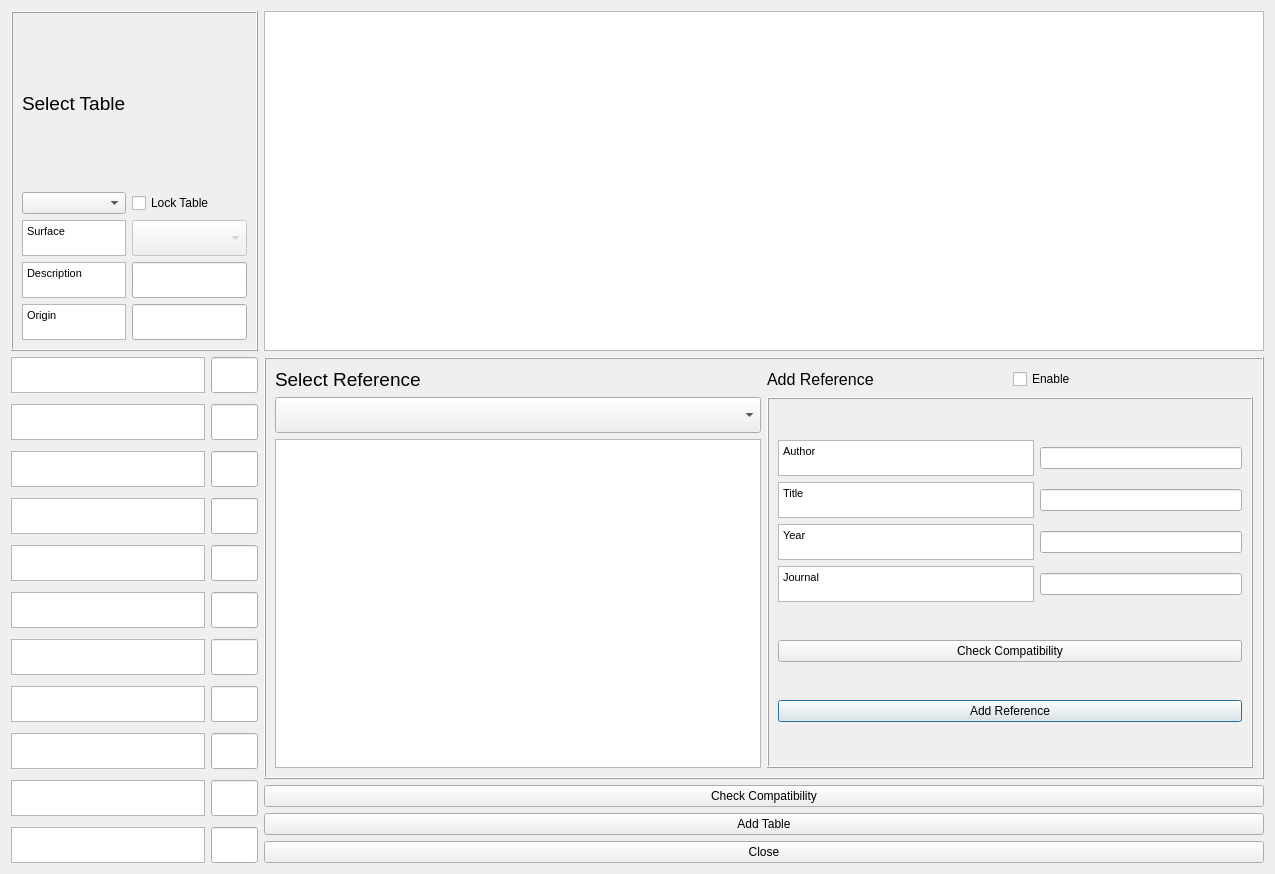
<?xml version="1.0" encoding="UTF-8"?>
<ui version="4.0">
 <class>urban_type_db_editorDialogBase</class>
 <widget class="QDialog" name="urban_type_db_editorDialogBase">
  <property name="geometry">
   <rect>
    <x>0</x>
    <y>0</y>
    <width>1253</width>
    <height>874</height>
   </rect>
  </property>
  <property name="windowTitle">
   <string>Urban Type Database editor</string>
  </property>
  <layout class="QGridLayout" name="gridLayout_5">
   <item row="0" column="0">
    <widget class="QFrame" name="frame1">
     <property name="frameShape">
      <enum>QFrame::Box</enum>
     </property>
     <property name="frameShadow">
      <enum>QFrame::Raised</enum>
     </property>
     <layout class="QGridLayout" name="gridLayout_2">
      <item row="3" column="1">
       <widget class="QComboBox" name="comboBoxSurface">
        <property name="enabled">
         <bool>false</bool>
        </property>
        <property name="sizePolicy">
         <sizepolicy hsizetype="Expanding" vsizetype="Fixed">
          <horstretch>0</horstretch>
          <verstretch>0</verstretch>
         </sizepolicy>
        </property>
        <property name="maximumSize">
         <size>
          <width>16777215</width>
          <height>36</height>
         </size>
        </property>
        <property name="currentIndex">
         <number>0</number>
        </property>
        <item>
         <property name="text">
          <string/>
         </property>
        </item>
        <item>
         <property name="text">
          <string>Paved</string>
         </property>
        </item>
        <item>
         <property name="text">
          <string>Building</string>
         </property>
        </item>
        <item>
         <property name="text">
          <string>Evergreen Tree</string>
         </property>
        </item>
        <item>
         <property name="text">
          <string>Decidous Tree</string>
         </property>
        </item>
        <item>
         <property name="text">
          <string>Grass</string>
         </property>
        </item>
        <item>
         <property name="text">
          <string>Bare Soil</string>
         </property>
        </item>
        <item>
         <property name="text">
          <string>Grass</string>
         </property>
        </item>
        <item>
         <property name="text">
          <string>Water</string>
         </property>
        </item>
       </widget>
      </item>
      <item row="3" column="0">
       <widget class="QTextBrowser" name="textBrowser_Surface">
        <property name="sizePolicy">
         <sizepolicy hsizetype="Expanding" vsizetype="Fixed">
          <horstretch>0</horstretch>
          <verstretch>0</verstretch>
         </sizepolicy>
        </property>
        <property name="maximumSize">
         <size>
          <width>16777215</width>
          <height>36</height>
         </size>
        </property>
        <property name="html">
         <string>&lt;!DOCTYPE HTML PUBLIC &quot;-//W3C//DTD HTML 4.0//EN&quot; &quot;http://www.w3.org/TR/REC-html40/strict.dtd&quot;&gt;
&lt;html&gt;&lt;head&gt;&lt;meta name=&quot;qrichtext&quot; content=&quot;1&quot; /&gt;&lt;style type=&quot;text/css&quot;&gt;
p, li { white-space: pre-wrap; }
&lt;/style&gt;&lt;/head&gt;&lt;body style=&quot; font-family:'MS Shell Dlg 2'; font-size:8pt; font-weight:400; font-style:normal;&quot;&gt;
&lt;p style=&quot; margin-top:0px; margin-bottom:0px; margin-left:0px; margin-right:0px; -qt-block-indent:0; text-indent:0px;&quot;&gt;Surface&lt;/p&gt;&lt;/body&gt;&lt;/html&gt;</string>
        </property>
       </widget>
      </item>
      <item row="0" column="0">
       <widget class="QLabel" name="label_42">
        <property name="text">
         <string>&lt;!DOCTYPE HTML PUBLIC &quot;-//W3C//DTD HTML 4.0//EN&quot; &quot;http://www.w3.org/TR/REC-html40/strict.dtd&quot;&gt;
&lt;html&gt;&lt;head&gt;&lt;meta name=&quot;qrichtext&quot; content=&quot;1&quot; /&gt;&lt;style type=&quot;text/css&quot;&gt;
p, li { white-space: pre-wrap; }
&lt;/style&gt;&lt;/head&gt;&lt;body style=&quot; font-family:'MS Shell Dlg 2'; font-size:12pt; font-weight:400; font-style:normal;&quot;&gt;
&lt;p style=&quot; margin-top:0px; margin-bottom:0px; margin-left:0px; margin-right:0px; -qt-block-indent:0; text-indent:0px;&quot;&gt;&lt;span style=&quot; font-size:14pt;&quot;&gt;Select Table&lt;/span&gt;&lt;/p&gt;&lt;/body&gt;&lt;/html&gt;</string>
        </property>
       </widget>
      </item>
      <item row="4" column="0">
       <widget class="QTextBrowser" name="textBrowserDesc">
        <property name="sizePolicy">
         <sizepolicy hsizetype="Expanding" vsizetype="Fixed">
          <horstretch>0</horstretch>
          <verstretch>0</verstretch>
         </sizepolicy>
        </property>
        <property name="maximumSize">
         <size>
          <width>16777215</width>
          <height>36</height>
         </size>
        </property>
        <property name="html">
         <string>&lt;!DOCTYPE HTML PUBLIC &quot;-//W3C//DTD HTML 4.0//EN&quot; &quot;http://www.w3.org/TR/REC-html40/strict.dtd&quot;&gt;
&lt;html&gt;&lt;head&gt;&lt;meta name=&quot;qrichtext&quot; content=&quot;1&quot; /&gt;&lt;style type=&quot;text/css&quot;&gt;
p, li { white-space: pre-wrap; }
&lt;/style&gt;&lt;/head&gt;&lt;body style=&quot; font-family:'MS Shell Dlg 2'; font-size:8pt; font-weight:400; font-style:normal;&quot;&gt;
&lt;p style=&quot; margin-top:0px; margin-bottom:0px; margin-left:0px; margin-right:0px; -qt-block-indent:0; text-indent:0px;&quot;&gt;Description&lt;/p&gt;&lt;/body&gt;&lt;/html&gt;</string>
        </property>
       </widget>
      </item>
      <item row="4" column="1">
       <widget class="QgsFilterLineEdit" name="textEditDesc">
        <property name="maximumSize">
         <size>
          <width>16777215</width>
          <height>36</height>
         </size>
        </property>
        <property name="inputMethodHints">
         <set>Qt::ImhNone</set>
        </property>
        <property name="qgisRelation" stdset="0">
         <string notr="true"/>
        </property>
       </widget>
      </item>
      <item row="1" column="1">
       <widget class="QCheckBox" name="checkBoxA">
        <property name="text">
         <string>Lock Table</string>
        </property>
       </widget>
      </item>
      <item row="5" column="0">
       <widget class="QTextBrowser" name="textBrowserOrig">
        <property name="sizePolicy">
         <sizepolicy hsizetype="Expanding" vsizetype="Fixed">
          <horstretch>0</horstretch>
          <verstretch>0</verstretch>
         </sizepolicy>
        </property>
        <property name="maximumSize">
         <size>
          <width>16777215</width>
          <height>36</height>
         </size>
        </property>
        <property name="html">
         <string>&lt;!DOCTYPE HTML PUBLIC &quot;-//W3C//DTD HTML 4.0//EN&quot; &quot;http://www.w3.org/TR/REC-html40/strict.dtd&quot;&gt;
&lt;html&gt;&lt;head&gt;&lt;meta name=&quot;qrichtext&quot; content=&quot;1&quot; /&gt;&lt;style type=&quot;text/css&quot;&gt;
p, li { white-space: pre-wrap; }
&lt;/style&gt;&lt;/head&gt;&lt;body style=&quot; font-family:'MS Shell Dlg 2'; font-size:8pt; font-weight:400; font-style:normal;&quot;&gt;
&lt;p style=&quot; margin-top:0px; margin-bottom:0px; margin-left:0px; margin-right:0px; -qt-block-indent:0; text-indent:0px;&quot;&gt;Origin&lt;/p&gt;&lt;/body&gt;&lt;/html&gt;</string>
        </property>
       </widget>
      </item>
      <item row="5" column="1">
       <widget class="QgsFilterLineEdit" name="textEditOrig">
        <property name="maximumSize">
         <size>
          <width>16777215</width>
          <height>36</height>
         </size>
        </property>
        <property name="qgisRelation" stdset="0">
         <string notr="true"/>
        </property>
       </widget>
      </item>
      <item row="1" column="0">
       <widget class="QComboBox" name="comboBoxTableSelect">
        <property name="toolTip">
         <string/>
        </property>
       </widget>
      </item>
     </layout>
    </widget>
   </item>
   <item row="0" column="1">
    <widget class="QTextBrowser" name="textBrowserDf">
     <property name="enabled">
      <bool>true</bool>
     </property>
     <property name="sizePolicy">
      <sizepolicy hsizetype="Preferred" vsizetype="Preferred">
       <horstretch>0</horstretch>
       <verstretch>0</verstretch>
      </sizepolicy>
     </property>
     <property name="minimumSize">
      <size>
       <width>1000</width>
       <height>0</height>
      </size>
     </property>
     <property name="maximumSize">
      <size>
       <width>16777215</width>
       <height>16777215</height>
      </size>
     </property>
    </widget>
   </item>
   <item row="1" column="1">
    <widget class="QFrame" name="frame1_2">
     <property name="frameShape">
      <enum>QFrame::Box</enum>
     </property>
     <property name="frameShadow">
      <enum>QFrame::Raised</enum>
     </property>
     <layout class="QGridLayout" name="gridLayout_6">
      <item row="1" column="0">
       <layout class="QGridLayout" name="gridLayout_4">
        <item row="1" column="0">
         <widget class="QComboBox" name="comboBoxRef">
          <property name="sizePolicy">
           <sizepolicy hsizetype="Expanding" vsizetype="Fixed">
            <horstretch>0</horstretch>
            <verstretch>0</verstretch>
           </sizepolicy>
          </property>
          <property name="minimumSize">
           <size>
            <width>0</width>
            <height>36</height>
           </size>
          </property>
          <property name="maximumSize">
           <size>
            <width>500</width>
            <height>36</height>
           </size>
          </property>
          <item>
           <property name="text">
            <string/>
           </property>
          </item>
         </widget>
        </item>
        <item row="2" column="0">
         <widget class="QTextBrowser" name="textBrowserRef">
          <property name="sizePolicy">
           <sizepolicy hsizetype="Expanding" vsizetype="Preferred">
            <horstretch>0</horstretch>
            <verstretch>0</verstretch>
           </sizepolicy>
          </property>
          <property name="maximumSize">
           <size>
            <width>500</width>
            <height>16777215</height>
           </size>
          </property>
         </widget>
        </item>
       </layout>
      </item>
      <item row="1" column="1">
       <widget class="QFrame" name="frame1_3">
        <property name="enabled">
         <bool>true</bool>
        </property>
        <property name="frameShape">
         <enum>QFrame::Box</enum>
        </property>
        <property name="frameShadow">
         <enum>QFrame::Raised</enum>
        </property>
        <layout class="QGridLayout" name="gridLayout_9">
         <item row="3" column="0">
          <layout class="QGridLayout" name="gridLayout_3">
           <item row="8" column="1">
            <widget class="QgsFilterLineEdit" name="textEditRefJournal">
             <property name="qgisRelation" stdset="0">
              <string notr="true"/>
             </property>
            </widget>
           </item>
           <item row="5" column="1">
            <widget class="QgsFilterLineEdit" name="textEditRefAuthor">
             <property name="qgisRelation" stdset="0">
              <string notr="true"/>
             </property>
            </widget>
           </item>
           <item row="7" column="1">
            <widget class="QgsFilterLineEdit" name="textEditRefYear">
             <property name="qgisRelation" stdset="0">
              <string notr="true"/>
             </property>
            </widget>
           </item>
           <item row="6" column="0">
            <widget class="QTextBrowser" name="textBrowserRef3">
             <property name="sizePolicy">
              <sizepolicy hsizetype="Expanding" vsizetype="Fixed">
               <horstretch>0</horstretch>
               <verstretch>0</verstretch>
              </sizepolicy>
             </property>
             <property name="maximumSize">
              <size>
               <width>16777215</width>
               <height>36</height>
              </size>
             </property>
             <property name="html">
              <string>&lt;!DOCTYPE HTML PUBLIC &quot;-//W3C//DTD HTML 4.0//EN&quot; &quot;http://www.w3.org/TR/REC-html40/strict.dtd&quot;&gt;
&lt;html&gt;&lt;head&gt;&lt;meta name=&quot;qrichtext&quot; content=&quot;1&quot; /&gt;&lt;style type=&quot;text/css&quot;&gt;
p, li { white-space: pre-wrap; }
&lt;/style&gt;&lt;/head&gt;&lt;body style=&quot; font-family:'MS Shell Dlg 2'; font-size:8pt; font-weight:400; font-style:normal;&quot;&gt;
&lt;p style=&quot; margin-top:0px; margin-bottom:0px; margin-left:0px; margin-right:0px; -qt-block-indent:0; text-indent:0px;&quot;&gt;Title&lt;/p&gt;&lt;/body&gt;&lt;/html&gt;</string>
             </property>
            </widget>
           </item>
           <item row="6" column="1">
            <widget class="QgsFilterLineEdit" name="textEditRefTitle">
             <property name="qgisRelation" stdset="0">
              <string notr="true"/>
             </property>
            </widget>
           </item>
           <item row="7" column="0">
            <widget class="QTextBrowser" name="textBrowserRef4">
             <property name="sizePolicy">
              <sizepolicy hsizetype="Expanding" vsizetype="Fixed">
               <horstretch>0</horstretch>
               <verstretch>0</verstretch>
              </sizepolicy>
             </property>
             <property name="maximumSize">
              <size>
               <width>16777215</width>
               <height>36</height>
              </size>
             </property>
             <property name="html">
              <string>&lt;!DOCTYPE HTML PUBLIC &quot;-//W3C//DTD HTML 4.0//EN&quot; &quot;http://www.w3.org/TR/REC-html40/strict.dtd&quot;&gt;
&lt;html&gt;&lt;head&gt;&lt;meta name=&quot;qrichtext&quot; content=&quot;1&quot; /&gt;&lt;style type=&quot;text/css&quot;&gt;
p, li { white-space: pre-wrap; }
&lt;/style&gt;&lt;/head&gt;&lt;body style=&quot; font-family:'MS Shell Dlg 2'; font-size:8pt; font-weight:400; font-style:normal;&quot;&gt;
&lt;p style=&quot; margin-top:0px; margin-bottom:0px; margin-left:0px; margin-right:0px; -qt-block-indent:0; text-indent:0px;&quot;&gt;Year&lt;/p&gt;&lt;/body&gt;&lt;/html&gt;</string>
             </property>
            </widget>
           </item>
           <item row="5" column="0">
            <widget class="QTextBrowser" name="textBrowserRef2">
             <property name="sizePolicy">
              <sizepolicy hsizetype="Expanding" vsizetype="Fixed">
               <horstretch>0</horstretch>
               <verstretch>0</verstretch>
              </sizepolicy>
             </property>
             <property name="maximumSize">
              <size>
               <width>16777215</width>
               <height>36</height>
              </size>
             </property>
             <property name="html">
              <string>&lt;!DOCTYPE HTML PUBLIC &quot;-//W3C//DTD HTML 4.0//EN&quot; &quot;http://www.w3.org/TR/REC-html40/strict.dtd&quot;&gt;
&lt;html&gt;&lt;head&gt;&lt;meta name=&quot;qrichtext&quot; content=&quot;1&quot; /&gt;&lt;style type=&quot;text/css&quot;&gt;
p, li { white-space: pre-wrap; }
&lt;/style&gt;&lt;/head&gt;&lt;body style=&quot; font-family:'MS Shell Dlg 2'; font-size:8pt; font-weight:400; font-style:normal;&quot;&gt;
&lt;p style=&quot; margin-top:0px; margin-bottom:0px; margin-left:0px; margin-right:0px; -qt-block-indent:0; text-indent:0px;&quot;&gt;Author&lt;/p&gt;&lt;/body&gt;&lt;/html&gt;</string>
             </property>
            </widget>
           </item>
           <item row="8" column="0">
            <widget class="QTextBrowser" name="textBrowserRef5">
             <property name="sizePolicy">
              <sizepolicy hsizetype="Expanding" vsizetype="Fixed">
               <horstretch>0</horstretch>
               <verstretch>0</verstretch>
              </sizepolicy>
             </property>
             <property name="maximumSize">
              <size>
               <width>16777215</width>
               <height>36</height>
              </size>
             </property>
             <property name="html">
              <string>&lt;!DOCTYPE HTML PUBLIC &quot;-//W3C//DTD HTML 4.0//EN&quot; &quot;http://www.w3.org/TR/REC-html40/strict.dtd&quot;&gt;
&lt;html&gt;&lt;head&gt;&lt;meta name=&quot;qrichtext&quot; content=&quot;1&quot; /&gt;&lt;style type=&quot;text/css&quot;&gt;
p, li { white-space: pre-wrap; }
&lt;/style&gt;&lt;/head&gt;&lt;body style=&quot; font-family:'MS Shell Dlg 2'; font-size:8pt; font-weight:400; font-style:normal;&quot;&gt;
&lt;p style=&quot; margin-top:0px; margin-bottom:0px; margin-left:0px; margin-right:0px; -qt-block-indent:0; text-indent:0px;&quot;&gt;Journal&lt;/p&gt;&lt;/body&gt;&lt;/html&gt;</string>
             </property>
            </widget>
           </item>
          </layout>
         </item>
         <item row="5" column="0">
          <widget class="QPushButton" name="pushButtonAddRef">
           <property name="enabled">
            <bool>true</bool>
           </property>
           <property name="text">
            <string>Add Reference</string>
           </property>
          </widget>
         </item>
         <item row="4" column="0">
          <widget class="QPushButton" name="pushButtonCheckRef">
           <property name="text">
            <string>Check Compatibility</string>
           </property>
          </widget>
         </item>
        </layout>
       </widget>
      </item>
      <item row="0" column="1">
       <layout class="QHBoxLayout" name="horizontalLayout">
        <item>
         <widget class="QLabel" name="label_45">
          <property name="text">
           <string>&lt;!DOCTYPE HTML PUBLIC &quot;-//W3C//DTD HTML 4.0//EN&quot; &quot;http://www.w3.org/TR/REC-html40/strict.dtd&quot;&gt;
&lt;html&gt;&lt;head&gt;&lt;meta name=&quot;qrichtext&quot; content=&quot;1&quot; /&gt;&lt;style type=&quot;text/css&quot;&gt;
p, li { white-space: pre-wrap; }
&lt;/style&gt;&lt;/head&gt;&lt;body style=&quot; font-family:'MS Shell Dlg 2'; font-size:8pt; font-weight:400; font-style:normal;&quot;&gt;
&lt;p style=&quot; margin-top:0px; margin-bottom:0px; margin-left:0px; margin-right:0px; -qt-block-indent:0; text-indent:0px;&quot;&gt;&lt;span style=&quot; font-size:12pt;&quot;&gt;Add Reference&lt;/span&gt;&lt;/p&gt;&lt;/body&gt;&lt;/html&gt;</string>
          </property>
         </widget>
        </item>
        <item>
         <widget class="QCheckBox" name="checkBoxRef">
          <property name="enabled">
           <bool>true</bool>
          </property>
          <property name="text">
           <string>Enable</string>
          </property>
         </widget>
        </item>
       </layout>
      </item>
      <item row="0" column="0">
       <widget class="QLabel" name="label_43">
        <property name="text">
         <string>&lt;!DOCTYPE HTML PUBLIC &quot;-//W3C//DTD HTML 4.0//EN&quot; &quot;http://www.w3.org/TR/REC-html40/strict.dtd&quot;&gt;
&lt;html&gt;&lt;head&gt;&lt;meta name=&quot;qrichtext&quot; content=&quot;1&quot; /&gt;&lt;style type=&quot;text/css&quot;&gt;
p, li { white-space: pre-wrap; }
&lt;/style&gt;&lt;/head&gt;&lt;body style=&quot; font-family:'MS Shell Dlg 2'; font-size:12pt; font-weight:400; font-style:normal;&quot;&gt;
&lt;p style=&quot; margin-top:0px; margin-bottom:0px; margin-left:0px; margin-right:0px; -qt-block-indent:0; text-indent:0px;&quot;&gt;&lt;span style=&quot; font-size:14pt;&quot;&gt;Select Reference&lt;/span&gt;&lt;/p&gt;&lt;/body&gt;&lt;/html&gt;</string>
        </property>
       </widget>
      </item>
     </layout>
    </widget>
   </item>
   <item row="2" column="1">
    <layout class="QGridLayout" name="gridLayout_8">
     <item row="0" column="0">
      <widget class="QPushButton" name="pushButtonCheck">
       <property name="text">
        <string>Check Compatibility</string>
       </property>
      </widget>
     </item>
     <item row="2" column="0">
      <widget class="QPushButton" name="pushButtonCancel">
       <property name="text">
        <string>Close</string>
       </property>
      </widget>
     </item>
     <item row="1" column="0">
      <widget class="QPushButton" name="pushButtonGen">
       <property name="enabled">
        <bool>true</bool>
       </property>
       <property name="text">
        <string>Add Table</string>
       </property>
      </widget>
     </item>
    </layout>
   </item>
   <item row="1" column="0" rowspan="2">
    <layout class="QGridLayout" name="gridLayout">
     <property name="verticalSpacing">
      <number>11</number>
     </property>
     <item row="11" column="1">
      <widget class="QgsFilterLineEdit" name="textEdit_Edit_5">
       <property name="maximumSize">
        <size>
         <width>16777215</width>
         <height>36</height>
        </size>
       </property>
       <property name="qgisRelation" stdset="0">
        <string notr="true"/>
       </property>
      </widget>
     </item>
     <item row="12" column="0">
      <widget class="QTextBrowser" name="textBrowser_6">
       <property name="sizePolicy">
        <sizepolicy hsizetype="Expanding" vsizetype="Fixed">
         <horstretch>0</horstretch>
         <verstretch>0</verstretch>
        </sizepolicy>
       </property>
       <property name="maximumSize">
        <size>
         <width>16777215</width>
         <height>36</height>
        </size>
       </property>
       <property name="html">
        <string>&lt;!DOCTYPE HTML PUBLIC &quot;-//W3C//DTD HTML 4.0//EN&quot; &quot;http://www.w3.org/TR/REC-html40/strict.dtd&quot;&gt;
&lt;html&gt;&lt;head&gt;&lt;meta name=&quot;qrichtext&quot; content=&quot;1&quot; /&gt;&lt;style type=&quot;text/css&quot;&gt;
p, li { white-space: pre-wrap; }
&lt;/style&gt;&lt;/head&gt;&lt;body style=&quot; font-family:'MS Shell Dlg 2'; font-size:8pt; font-weight:400; font-style:normal;&quot;&gt;
&lt;p style=&quot;-qt-paragraph-type:empty; margin-top:0px; margin-bottom:0px; margin-left:0px; margin-right:0px; -qt-block-indent:0; text-indent:0px; font-size:12pt;&quot;&gt;&lt;br /&gt;&lt;/p&gt;&lt;/body&gt;&lt;/html&gt;</string>
       </property>
      </widget>
     </item>
     <item row="10" column="1">
      <widget class="QgsFilterLineEdit" name="textEdit_Edit_4">
       <property name="maximumSize">
        <size>
         <width>16777215</width>
         <height>36</height>
        </size>
       </property>
       <property name="qgisRelation" stdset="0">
        <string notr="true"/>
       </property>
      </widget>
     </item>
     <item row="16" column="0">
      <widget class="QTextBrowser" name="textBrowser_10">
       <property name="sizePolicy">
        <sizepolicy hsizetype="Expanding" vsizetype="Fixed">
         <horstretch>0</horstretch>
         <verstretch>0</verstretch>
        </sizepolicy>
       </property>
       <property name="maximumSize">
        <size>
         <width>16777215</width>
         <height>36</height>
        </size>
       </property>
       <property name="html">
        <string>&lt;!DOCTYPE HTML PUBLIC &quot;-//W3C//DTD HTML 4.0//EN&quot; &quot;http://www.w3.org/TR/REC-html40/strict.dtd&quot;&gt;
&lt;html&gt;&lt;head&gt;&lt;meta name=&quot;qrichtext&quot; content=&quot;1&quot; /&gt;&lt;style type=&quot;text/css&quot;&gt;
p, li { white-space: pre-wrap; }
&lt;/style&gt;&lt;/head&gt;&lt;body style=&quot; font-family:'MS Shell Dlg 2'; font-size:8pt; font-weight:400; font-style:normal;&quot;&gt;
&lt;p style=&quot;-qt-paragraph-type:empty; margin-top:0px; margin-bottom:0px; margin-left:0px; margin-right:0px; -qt-block-indent:0; text-indent:0px; font-size:12pt;&quot;&gt;&lt;br /&gt;&lt;/p&gt;&lt;/body&gt;&lt;/html&gt;</string>
       </property>
      </widget>
     </item>
     <item row="6" column="1">
      <widget class="QgsFilterLineEdit" name="textEdit_Edit_0">
       <property name="maximumSize">
        <size>
         <width>16777215</width>
         <height>36</height>
        </size>
       </property>
       <property name="qgisRelation" stdset="0">
        <string notr="true"/>
       </property>
      </widget>
     </item>
     <item row="15" column="0">
      <widget class="QTextBrowser" name="textBrowser_9">
       <property name="sizePolicy">
        <sizepolicy hsizetype="Expanding" vsizetype="Fixed">
         <horstretch>0</horstretch>
         <verstretch>0</verstretch>
        </sizepolicy>
       </property>
       <property name="maximumSize">
        <size>
         <width>16777215</width>
         <height>36</height>
        </size>
       </property>
       <property name="html">
        <string>&lt;!DOCTYPE HTML PUBLIC &quot;-//W3C//DTD HTML 4.0//EN&quot; &quot;http://www.w3.org/TR/REC-html40/strict.dtd&quot;&gt;
&lt;html&gt;&lt;head&gt;&lt;meta name=&quot;qrichtext&quot; content=&quot;1&quot; /&gt;&lt;style type=&quot;text/css&quot;&gt;
p, li { white-space: pre-wrap; }
&lt;/style&gt;&lt;/head&gt;&lt;body style=&quot; font-family:'MS Shell Dlg 2'; font-size:8pt; font-weight:400; font-style:normal;&quot;&gt;
&lt;p style=&quot;-qt-paragraph-type:empty; margin-top:0px; margin-bottom:0px; margin-left:0px; margin-right:0px; -qt-block-indent:0; text-indent:0px; font-size:12pt;&quot;&gt;&lt;br /&gt;&lt;/p&gt;&lt;/body&gt;&lt;/html&gt;</string>
       </property>
      </widget>
     </item>
     <item row="14" column="0">
      <widget class="QTextBrowser" name="textBrowser_8">
       <property name="sizePolicy">
        <sizepolicy hsizetype="Expanding" vsizetype="Fixed">
         <horstretch>0</horstretch>
         <verstretch>0</verstretch>
        </sizepolicy>
       </property>
       <property name="maximumSize">
        <size>
         <width>16777215</width>
         <height>36</height>
        </size>
       </property>
       <property name="html">
        <string>&lt;!DOCTYPE HTML PUBLIC &quot;-//W3C//DTD HTML 4.0//EN&quot; &quot;http://www.w3.org/TR/REC-html40/strict.dtd&quot;&gt;
&lt;html&gt;&lt;head&gt;&lt;meta name=&quot;qrichtext&quot; content=&quot;1&quot; /&gt;&lt;style type=&quot;text/css&quot;&gt;
p, li { white-space: pre-wrap; }
&lt;/style&gt;&lt;/head&gt;&lt;body style=&quot; font-family:'MS Shell Dlg 2'; font-size:8pt; font-weight:400; font-style:normal;&quot;&gt;
&lt;p style=&quot;-qt-paragraph-type:empty; margin-top:0px; margin-bottom:0px; margin-left:0px; margin-right:0px; -qt-block-indent:0; text-indent:0px; font-size:12pt;&quot;&gt;&lt;br /&gt;&lt;/p&gt;&lt;/body&gt;&lt;/html&gt;</string>
       </property>
      </widget>
     </item>
     <item row="7" column="0">
      <widget class="QTextBrowser" name="textBrowser_1">
       <property name="sizePolicy">
        <sizepolicy hsizetype="Expanding" vsizetype="Fixed">
         <horstretch>0</horstretch>
         <verstretch>0</verstretch>
        </sizepolicy>
       </property>
       <property name="maximumSize">
        <size>
         <width>16777215</width>
         <height>36</height>
        </size>
       </property>
       <property name="html">
        <string>&lt;!DOCTYPE HTML PUBLIC &quot;-//W3C//DTD HTML 4.0//EN&quot; &quot;http://www.w3.org/TR/REC-html40/strict.dtd&quot;&gt;
&lt;html&gt;&lt;head&gt;&lt;meta name=&quot;qrichtext&quot; content=&quot;1&quot; /&gt;&lt;style type=&quot;text/css&quot;&gt;
p, li { white-space: pre-wrap; }
&lt;/style&gt;&lt;/head&gt;&lt;body style=&quot; font-family:'MS Shell Dlg 2'; font-size:8pt; font-weight:400; font-style:normal;&quot;&gt;
&lt;p style=&quot;-qt-paragraph-type:empty; margin-top:0px; margin-bottom:0px; margin-left:0px; margin-right:0px; -qt-block-indent:0; text-indent:0px; font-size:12pt;&quot;&gt;&lt;br /&gt;&lt;/p&gt;&lt;/body&gt;&lt;/html&gt;</string>
       </property>
      </widget>
     </item>
     <item row="7" column="1">
      <widget class="QgsFilterLineEdit" name="textEdit_Edit_1">
       <property name="maximumSize">
        <size>
         <width>16777215</width>
         <height>36</height>
        </size>
       </property>
       <property name="qgisRelation" stdset="0">
        <string notr="true"/>
       </property>
      </widget>
     </item>
     <item row="8" column="0">
      <widget class="QTextBrowser" name="textBrowser_2">
       <property name="sizePolicy">
        <sizepolicy hsizetype="Expanding" vsizetype="Fixed">
         <horstretch>0</horstretch>
         <verstretch>0</verstretch>
        </sizepolicy>
       </property>
       <property name="maximumSize">
        <size>
         <width>16777215</width>
         <height>36</height>
        </size>
       </property>
       <property name="html">
        <string>&lt;!DOCTYPE HTML PUBLIC &quot;-//W3C//DTD HTML 4.0//EN&quot; &quot;http://www.w3.org/TR/REC-html40/strict.dtd&quot;&gt;
&lt;html&gt;&lt;head&gt;&lt;meta name=&quot;qrichtext&quot; content=&quot;1&quot; /&gt;&lt;style type=&quot;text/css&quot;&gt;
p, li { white-space: pre-wrap; }
&lt;/style&gt;&lt;/head&gt;&lt;body style=&quot; font-family:'MS Shell Dlg 2'; font-size:8pt; font-weight:400; font-style:normal;&quot;&gt;
&lt;p style=&quot;-qt-paragraph-type:empty; margin-top:0px; margin-bottom:0px; margin-left:0px; margin-right:0px; -qt-block-indent:0; text-indent:0px; font-size:12pt;&quot;&gt;&lt;br /&gt;&lt;/p&gt;&lt;/body&gt;&lt;/html&gt;</string>
       </property>
      </widget>
     </item>
     <item row="9" column="1">
      <widget class="QgsFilterLineEdit" name="textEdit_Edit_3">
       <property name="maximumSize">
        <size>
         <width>16777215</width>
         <height>36</height>
        </size>
       </property>
       <property name="qgisRelation" stdset="0">
        <string notr="true"/>
       </property>
      </widget>
     </item>
     <item row="8" column="1">
      <widget class="QgsFilterLineEdit" name="textEdit_Edit_2">
       <property name="maximumSize">
        <size>
         <width>16777215</width>
         <height>36</height>
        </size>
       </property>
       <property name="qgisRelation" stdset="0">
        <string notr="true"/>
       </property>
      </widget>
     </item>
     <item row="13" column="0">
      <widget class="QTextBrowser" name="textBrowser_7">
       <property name="sizePolicy">
        <sizepolicy hsizetype="Expanding" vsizetype="Fixed">
         <horstretch>0</horstretch>
         <verstretch>0</verstretch>
        </sizepolicy>
       </property>
       <property name="maximumSize">
        <size>
         <width>16777215</width>
         <height>36</height>
        </size>
       </property>
       <property name="html">
        <string>&lt;!DOCTYPE HTML PUBLIC &quot;-//W3C//DTD HTML 4.0//EN&quot; &quot;http://www.w3.org/TR/REC-html40/strict.dtd&quot;&gt;
&lt;html&gt;&lt;head&gt;&lt;meta name=&quot;qrichtext&quot; content=&quot;1&quot; /&gt;&lt;style type=&quot;text/css&quot;&gt;
p, li { white-space: pre-wrap; }
&lt;/style&gt;&lt;/head&gt;&lt;body style=&quot; font-family:'MS Shell Dlg 2'; font-size:8pt; font-weight:400; font-style:normal;&quot;&gt;
&lt;p style=&quot;-qt-paragraph-type:empty; margin-top:0px; margin-bottom:0px; margin-left:0px; margin-right:0px; -qt-block-indent:0; text-indent:0px; font-size:12pt;&quot;&gt;&lt;br /&gt;&lt;/p&gt;&lt;/body&gt;&lt;/html&gt;</string>
       </property>
      </widget>
     </item>
     <item row="9" column="0">
      <widget class="QTextBrowser" name="textBrowser_3">
       <property name="sizePolicy">
        <sizepolicy hsizetype="Expanding" vsizetype="Fixed">
         <horstretch>0</horstretch>
         <verstretch>0</verstretch>
        </sizepolicy>
       </property>
       <property name="maximumSize">
        <size>
         <width>16777215</width>
         <height>36</height>
        </size>
       </property>
       <property name="html">
        <string>&lt;!DOCTYPE HTML PUBLIC &quot;-//W3C//DTD HTML 4.0//EN&quot; &quot;http://www.w3.org/TR/REC-html40/strict.dtd&quot;&gt;
&lt;html&gt;&lt;head&gt;&lt;meta name=&quot;qrichtext&quot; content=&quot;1&quot; /&gt;&lt;style type=&quot;text/css&quot;&gt;
p, li { white-space: pre-wrap; }
&lt;/style&gt;&lt;/head&gt;&lt;body style=&quot; font-family:'MS Shell Dlg 2'; font-size:8pt; font-weight:400; font-style:normal;&quot;&gt;
&lt;p style=&quot;-qt-paragraph-type:empty; margin-top:0px; margin-bottom:0px; margin-left:0px; margin-right:0px; -qt-block-indent:0; text-indent:0px; font-size:12pt;&quot;&gt;&lt;br /&gt;&lt;/p&gt;&lt;/body&gt;&lt;/html&gt;</string>
       </property>
      </widget>
     </item>
     <item row="6" column="0">
      <widget class="QTextBrowser" name="textBrowser_0">
       <property name="sizePolicy">
        <sizepolicy hsizetype="Expanding" vsizetype="Fixed">
         <horstretch>0</horstretch>
         <verstretch>0</verstretch>
        </sizepolicy>
       </property>
       <property name="maximumSize">
        <size>
         <width>16777215</width>
         <height>36</height>
        </size>
       </property>
       <property name="html">
        <string>&lt;!DOCTYPE HTML PUBLIC &quot;-//W3C//DTD HTML 4.0//EN&quot; &quot;http://www.w3.org/TR/REC-html40/strict.dtd&quot;&gt;
&lt;html&gt;&lt;head&gt;&lt;meta name=&quot;qrichtext&quot; content=&quot;1&quot; /&gt;&lt;style type=&quot;text/css&quot;&gt;
p, li { white-space: pre-wrap; }
&lt;/style&gt;&lt;/head&gt;&lt;body style=&quot; font-family:'MS Shell Dlg 2'; font-size:8pt; font-weight:400; font-style:normal;&quot;&gt;
&lt;p style=&quot;-qt-paragraph-type:empty; margin-top:0px; margin-bottom:0px; margin-left:0px; margin-right:0px; -qt-block-indent:0; text-indent:0px; font-size:12pt;&quot;&gt;&lt;br /&gt;&lt;/p&gt;&lt;/body&gt;&lt;/html&gt;</string>
       </property>
      </widget>
     </item>
     <item row="10" column="0">
      <widget class="QTextBrowser" name="textBrowser_4">
       <property name="sizePolicy">
        <sizepolicy hsizetype="Expanding" vsizetype="Fixed">
         <horstretch>0</horstretch>
         <verstretch>0</verstretch>
        </sizepolicy>
       </property>
       <property name="maximumSize">
        <size>
         <width>16777215</width>
         <height>36</height>
        </size>
       </property>
       <property name="html">
        <string>&lt;!DOCTYPE HTML PUBLIC &quot;-//W3C//DTD HTML 4.0//EN&quot; &quot;http://www.w3.org/TR/REC-html40/strict.dtd&quot;&gt;
&lt;html&gt;&lt;head&gt;&lt;meta name=&quot;qrichtext&quot; content=&quot;1&quot; /&gt;&lt;style type=&quot;text/css&quot;&gt;
p, li { white-space: pre-wrap; }
&lt;/style&gt;&lt;/head&gt;&lt;body style=&quot; font-family:'MS Shell Dlg 2'; font-size:8pt; font-weight:400; font-style:normal;&quot;&gt;
&lt;p style=&quot;-qt-paragraph-type:empty; margin-top:0px; margin-bottom:0px; margin-left:0px; margin-right:0px; -qt-block-indent:0; text-indent:0px; font-size:12pt;&quot;&gt;&lt;br /&gt;&lt;/p&gt;&lt;/body&gt;&lt;/html&gt;</string>
       </property>
      </widget>
     </item>
     <item row="11" column="0">
      <widget class="QTextBrowser" name="textBrowser_5">
       <property name="sizePolicy">
        <sizepolicy hsizetype="Expanding" vsizetype="Fixed">
         <horstretch>0</horstretch>
         <verstretch>0</verstretch>
        </sizepolicy>
       </property>
       <property name="maximumSize">
        <size>
         <width>16777215</width>
         <height>36</height>
        </size>
       </property>
       <property name="html">
        <string>&lt;!DOCTYPE HTML PUBLIC &quot;-//W3C//DTD HTML 4.0//EN&quot; &quot;http://www.w3.org/TR/REC-html40/strict.dtd&quot;&gt;
&lt;html&gt;&lt;head&gt;&lt;meta name=&quot;qrichtext&quot; content=&quot;1&quot; /&gt;&lt;style type=&quot;text/css&quot;&gt;
p, li { white-space: pre-wrap; }
&lt;/style&gt;&lt;/head&gt;&lt;body style=&quot; font-family:'MS Shell Dlg 2'; font-size:8pt; font-weight:400; font-style:normal;&quot;&gt;
&lt;p style=&quot;-qt-paragraph-type:empty; margin-top:0px; margin-bottom:0px; margin-left:0px; margin-right:0px; -qt-block-indent:0; text-indent:0px; font-size:12pt;&quot;&gt;&lt;br /&gt;&lt;/p&gt;&lt;/body&gt;&lt;/html&gt;</string>
       </property>
      </widget>
     </item>
     <item row="12" column="1">
      <widget class="QgsFilterLineEdit" name="textEdit_Edit_6">
       <property name="maximumSize">
        <size>
         <width>16777215</width>
         <height>36</height>
        </size>
       </property>
       <property name="qgisRelation" stdset="0">
        <string notr="true"/>
       </property>
      </widget>
     </item>
     <item row="13" column="1">
      <widget class="QgsFilterLineEdit" name="textEdit_Edit_7">
       <property name="maximumSize">
        <size>
         <width>16777215</width>
         <height>36</height>
        </size>
       </property>
       <property name="qgisRelation" stdset="0">
        <string notr="true"/>
       </property>
      </widget>
     </item>
     <item row="14" column="1">
      <widget class="QgsFilterLineEdit" name="textEdit_Edit_8">
       <property name="maximumSize">
        <size>
         <width>16777215</width>
         <height>36</height>
        </size>
       </property>
       <property name="qgisRelation" stdset="0">
        <string notr="true"/>
       </property>
      </widget>
     </item>
     <item row="15" column="1">
      <widget class="QgsFilterLineEdit" name="textEdit_Edit_9">
       <property name="maximumSize">
        <size>
         <width>16777215</width>
         <height>36</height>
        </size>
       </property>
       <property name="qgisRelation" stdset="0">
        <string notr="true"/>
       </property>
      </widget>
     </item>
     <item row="16" column="1">
      <widget class="QgsFilterLineEdit" name="textEdit_Edit_10">
       <property name="maximumSize">
        <size>
         <width>16777215</width>
         <height>36</height>
        </size>
       </property>
       <property name="qgisRelation" stdset="0">
        <string notr="true"/>
       </property>
      </widget>
     </item>
    </layout>
   </item>
  </layout>
 </widget>
 <customwidgets>
  <customwidget>
   <class>QgsFilterLineEdit</class>
   <extends>QLineEdit</extends>
   <header>qgsfilterlineedit.h</header>
  </customwidget>
 </customwidgets>
 <resources/>
 <connections>
  <connection>
   <sender>checkBoxA</sender>
   <signal>clicked(bool)</signal>
   <receiver>comboBoxTableSelect</receiver>
   <slot>setDisabled(bool)</slot>
   <hints>
    <hint type="sourcelabel">
     <x>429</x>
     <y>96</y>
    </hint>
    <hint type="destinationlabel">
     <x>51</x>
     <y>135</y>
    </hint>
   </hints>
  </connection>
  <connection>
   <sender>pushButtonCancel</sender>
   <signal>clicked()</signal>
   <receiver>urban_type_db_editorDialogBase</receiver>
   <slot>close()</slot>
   <hints>
    <hint type="sourcelabel">
     <x>758</x>
     <y>727</y>
    </hint>
    <hint type="destinationlabel">
     <x>461</x>
     <y>380</y>
    </hint>
   </hints>
  </connection>
  <connection>
   <sender>checkBoxRef</sender>
   <signal>clicked(bool)</signal>
   <receiver>frame1_3</receiver>
   <slot>setEnabled(bool)</slot>
   <hints>
    <hint type="sourcelabel">
     <x>1015</x>
     <y>347</y>
    </hint>
    <hint type="destinationlabel">
     <x>967</x>
     <y>552</y>
    </hint>
   </hints>
  </connection>
  <connection>
   <sender>pushButtonCheckRef</sender>
   <signal>clicked(bool)</signal>
   <receiver>pushButtonAddRef</receiver>
   <slot>setEnabled(bool)</slot>
   <hints>
    <hint type="sourcelabel">
     <x>967</x>
     <y>623</y>
    </hint>
    <hint type="destinationlabel">
     <x>967</x>
     <y>652</y>
    </hint>
   </hints>
  </connection>
 </connections>
</ui>
